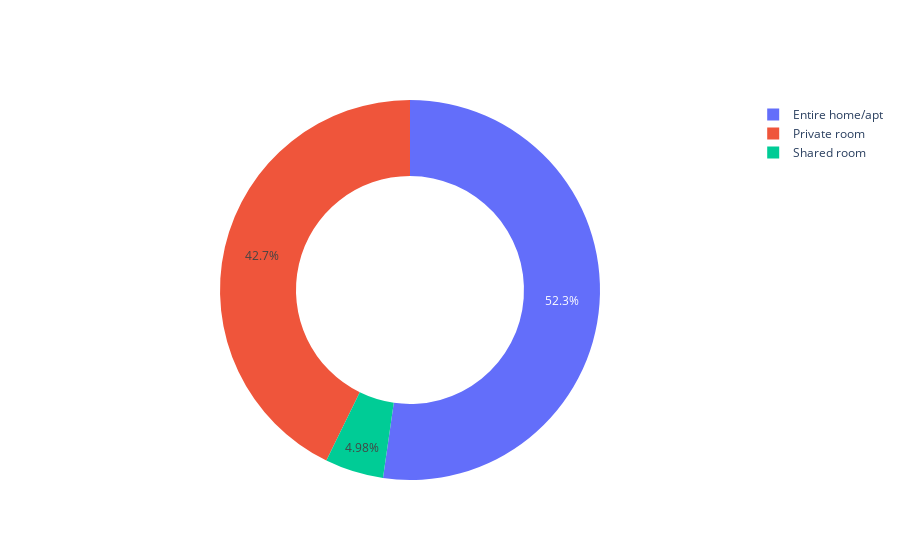

Notebook source saved alongside this figure:
### Markdown cell above
**Getting the room details**

### Code cell
import plotly.offline as pyo
import plotly.graph_objs as go
roomdf = df.groupby('room_type').size()/df['room_type'].count()*100
labels = roomdf.index
values = roomdf.values

# Use `hole` to create a donut-like pie chart
fig = go.Figure(data=[go.Pie(labels=labels, values=values, hole=.6)])
fig.show()

### Figure 1 — Plotly figure (JSON) as saved in the notebook; plotly's stock layout.template omitted (floating-point values rounded to 4 significant figures)
{"data": [{"hole": 0.6, "labels": ["Entire home/apt", "Private room", "Shared room"], "type": "pie", "values": [52.27, 42.75, 4.984]}], "layout": {}}
